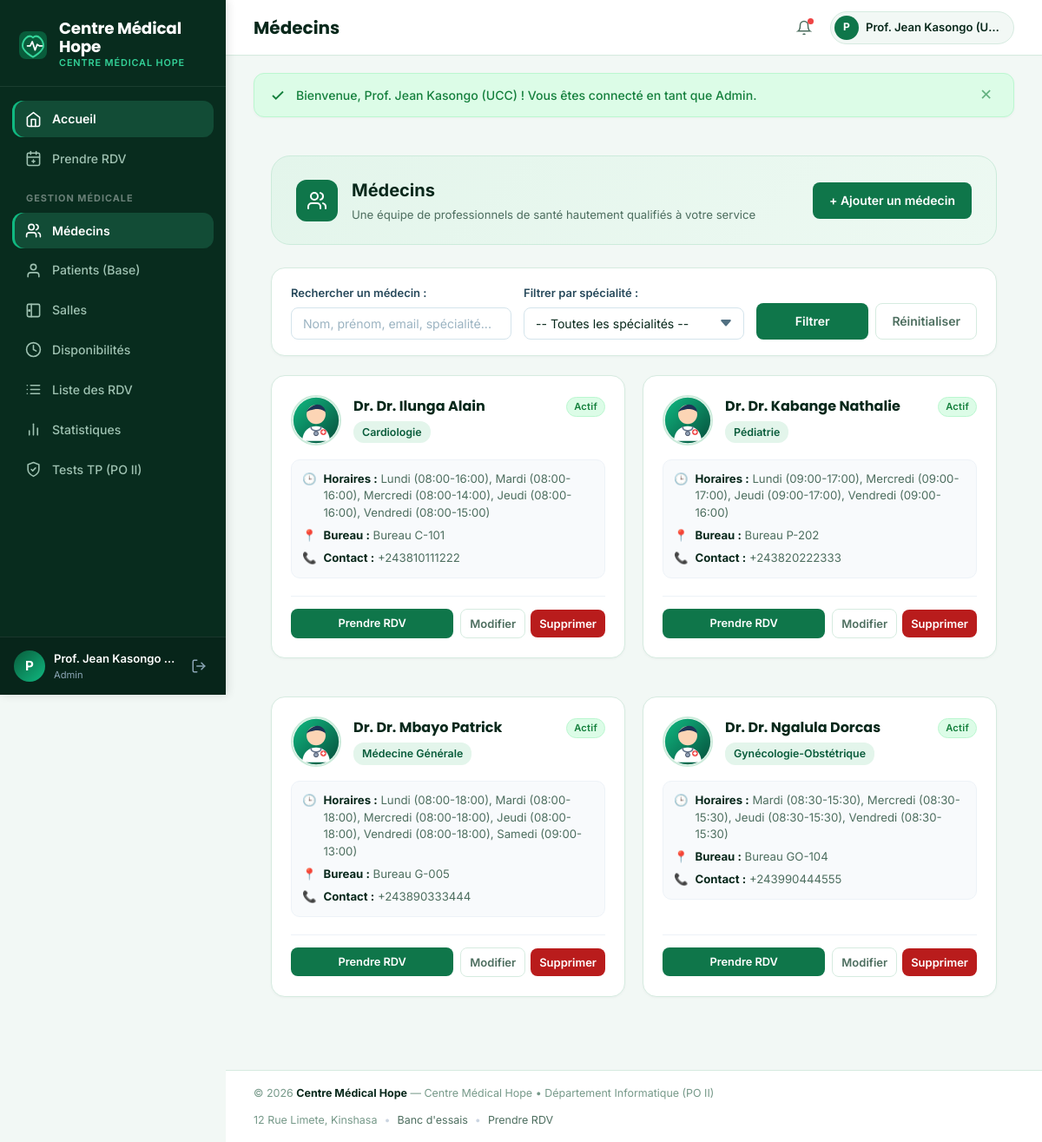
/medecins/index.php (signed in), run on the app's committed database.
### tables this page shows
CREATE TABLE IF NOT EXISTS medecins (
    id INT AUTO_INCREMENT PRIMARY KEY,
    nom VARCHAR(100) NOT NULL,
    prenom VARCHAR(100) NOT NULL,
    specialite VARCHAR(100) NOT NULL,
    telephone VARCHAR(30) NOT NULL,
    email VARCHAR(150) NOT NULL UNIQUE,
    bureau VARCHAR(50) NULL,
    photo VARCHAR(255) DEFAULT 'assets/images/doctor-default.png',
    actif TINYINT(1) DEFAULT 1,
    date_creation DATETIME DEFAULT CURRENT_TIMESTAMP
);

### config/database.php (called while the page is built, shortened)
<?php
function e($string) {
    return htmlspecialchars($string ?? '', ENT_QUOTES, 'UTF-8');
}

### medecins/index.php (the view, shortened to what this page needs)
<?php
require_once __DIR__ . '/../config/database.php';
$search = trim($_GET['search'] ?? '');
$sql = "SELECT m.*,
        (SELECT COUNT(*) FROM rendez_vous r WHERE r.id_medecin = m.id AND r.statut != 'annule') AS nb_rdv,
        (SELECT GROUP_CONCAT(CONCAT(jour_semaine, ' (', DATE_FORMAT(heure_debut, '%H:%i'), '-', DATE_FORMAT(heure_fin, '%H:%i'), ')') SEPARATOR ', ')
         FROM disponibilites_medecins dm WHERE dm.id_medecin = m.id) AS horaires
        FROM medecins m
        WHERE 1=1";
$params = [];
$sql .= " ORDER BY m.nom ASC";
$stmt = $pdo->prepare($sql);
$stmt->execute($params);
$medecins = $stmt->fetchAll();
require_once __DIR__ . '/../includes/header.php';
?>
<div class="container">
    <div class="page-top-banner">
        <div class="page-top-banner-left">
            <div class="page-banner-icon">
                <svg width="24" height="24" viewBox="0 0 24 24" fill="none" stroke="currentColor" stroke-width="2" stroke-linecap="round" stroke-linejoin="round">
                    <path d="M16 21v-2a4 4 0 0 0-4-4H6a4 4 0 0 0-4 4v2"/>
                    <circle cx="9" cy="7" r="4"/>
                    <path d="M22 21v-2a4 4 0 0 0-3-3.87"/>
                    <path d="M16 3.13a4 4 0 0 1 0 7.75"/>
                </svg>
            </div>
            <div>
                <div class="page-banner-title">Médecins</div>
                <div class="page-banner-sub">Une équipe de professionnels de santé hautement qualifiés à votre service</div>
            </div>
        </div>
        <div>
            <a href="<?= BASE_URL ?>/medecins/ajouter.php" class="btn btn-primary">
                + Ajouter un médecin
            </a>
        </div>
    </div>
    <div class="filter-bar">
        <form method="GET" action="<?= BASE_URL ?>/medecins/index.php" class="filter-grid">
            <div class="form-group" style="margin-bottom: 0;">
                <label class="form-label">Rechercher un médecin :</label>
                <input type="text" name="search" class="form-control" placeholder="Nom, prénom, email, spécialité..." value="<?= e($search) ?>">
            </div>
            <div class="form-group" style="margin-bottom: 0;">
                <label class="form-label">Filtrer par spécialité :</label>
                <select name="specialite" class="form-control">
                    <option value="">-- Toutes les spécialités --</option>
                </select>
            </div>
            <div style="display: flex; gap: 8px;">
                <button type="submit" class="btn btn-primary" style="flex: 1;">Filtrer</button>
                <a href="<?= BASE_URL ?>/medecins/index.php" class="btn btn-secondary">Réinitialiser</a>
            </div>
        </form>
    </div>
    <?php if (empty($medecins)): ?>
        <div class="card" style="text-align: center; padding: 48px; border: 1px solid var(--border-color); border-radius: var(--r-xl); background: #ffffff;">
            <div style="font-size: 2rem; color: var(--text-muted); margin-bottom: 12px;">👨‍⚕️</div>
            <div style="font-size: 1.1rem; font-weight: 700; color: var(--text-main); margin-bottom: 6px;">
                Aucun médecin trouvé
            </div>
            <p style="font-size: 0.875rem; color: var(--text-muted); margin-bottom: 20px;">
                Aucun praticien ne correspond à vos critères de recherche.
            </p>
            <a href="<?= BASE_URL ?>/medecins/ajouter.php" class="btn btn-primary btn-sm">
                + Enregistrer un médecin
            </a>
        </div>
    <?php else: ?>
        <div style="display: grid; grid-template-columns: repeat(auto-fill, minmax(320px, 1fr)); gap: 20px; margin-bottom: 32px;">
            <?php foreach ($medecins as $m): ?>
                <div class="card card-3d" style="background: #ffffff; border: 1px solid var(--border-color); border-radius: var(--r-lg); padding: 22px; display: flex; flex-direction: column; justify-content: space-between; transition: all 0.25s ease; box-shadow: var(--shadow-sm);">
                    <div>
                        <div style="display: flex; align-items: center; gap: 14px; margin-bottom: 16px;">
                            <img src="<?= BASE_URL ?>/<?= e($m['photo']) ?>" alt="<?= e($m['nom']) ?>"
                                 style="width: 58px; height: 58px; border-radius: 50%; object-fit: cover; border: 2.5px solid #ccebdb; background: #edf9f2;"
                                 onerror="this.src='<?= BASE_URL ?>/assets/images/doctor-default.svg'">
                            <div style="flex: 1; min-width: 0;">
                                <div style="display: flex; align-items: center; justify-content: space-between; gap: 6px;">
                                    <h3 style="font-size: 1rem; font-weight: 700; color: var(--text-main); margin: 0; white-space: nowrap; overflow: hidden; text-overflow: ellipsis;">
                                        Dr. <?= e($m['nom']) ?> <?= e($m['prenom']) ?>
                                    </h3>
                                    <?php if ($m['actif']): ?>
                                        <span class="status-pill status-confirmed" style="font-size: 0.7rem; padding: 2px 8px;">Actif</span>
                                    <?php else: ?>
                                        <span class="status-pill status-cancelled" style="font-size: 0.7rem; padding: 2px 8px;">Inactif</span>
                                    <?php endif; ?>
                                </div>
                                <div style="margin-top: 4px;">
                                    <span style="display: inline-block; background-color: #e3f5eb; color: #095c3b; font-size: 0.775rem; font-weight: 600; padding: 3px 10px; border-radius: 12px;">
                                        <?= e($m['specialite']) ?>
                                    </span>
                                </div>
                            </div>
                        </div>
                        <div style="background-color: #f8fafc; border: 1px solid #edf2f7; border-radius: 10px; padding: 12px; margin-bottom: 16px; font-size: 0.825rem; line-height: 1.5;">
                            <div style="display: flex; align-items: flex-start; gap: 8px; margin-bottom: 6px; color: var(--text-main);">
                                <span style="color: var(--teal-500); font-weight: 600;">🕒</span>
                                <div>
                                    <strong>Horaires :</strong>
                                    <span style="color: var(--text-muted);"><?= $m['horaires'] ? e($m['horaires']) : 'Non configurés' ?></span>
                                </div>
                            </div>
                            <div style="display: flex; align-items: center; gap: 8px; margin-bottom: 6px; color: var(--text-main);">
                                <span style="color: var(--teal-500); font-weight: 600;">📍</span>
                                <div>
                                    <strong>Bureau :</strong>
                                    <span style="color: var(--text-muted);"><?= e($m['bureau'] ?? 'Consultations') ?></span>
                                </div>
                            </div>
                            <div style="display: flex; align-items: center; gap: 8px; color: var(--text-main);">
                                <span style="color: var(--teal-500); font-weight: 600;">📞</span>
                                <div>
                                    <strong>Contact :</strong>
                                    <span style="color: var(--text-muted);"><?= e($m['telephone']) ?></span>
                                </div>
                            </div>
                        </div>
                    </div>
                    <div style="display: flex; align-items: center; justify-content: space-between; border-top: 1px solid #edf2f7; padding-top: 14px; margin-top: 4px;">
                        <a href="<?= BASE_URL ?>/rendez_vous/prendre.php?medecin_id=<?= $m['id'] ?>" class="btn btn-primary btn-sm" style="flex: 1; text-align: center; justify-content: center; margin-right: 8px; font-size: 0.8rem;">
                            Prendre RDV
                        </a>
                        <a href="<?= BASE_URL ?>/medecins/modifier.php?id=<?= $m['id'] ?>" class="btn btn-secondary btn-sm" style="padding: 6px 10px; margin-right: 6px;" title="Modifier les informations">
                            Modifier
                        </a>
                        <a href="<?= BASE_URL ?>/medecins/supprimer.php?id=<?= $m['id'] ?>"
                           class="btn btn-secondary btn-sm btn-confirm-delete"
                           style="padding: 6px 10px;"
                           data-confirm="Voulez-vous supprimer ce médecin ? S'il a des consultations dans l'historique, la suppression sera bloquée pour préserver l'intégrité."
                           title="Supprimer">
                            Supprimer
                        </a>
                    </div>
                </div>
            <?php endforeach; ?>
        </div>
    <?php endif; ?>
</div>
<?php require_once __DIR__ . '/../includes/footer.php'; ?>

### data on the page
medecins: nom "Dr. Ilunga", prenom "Alain", actif "Actif", specialite "Cardiologie", horaires "Lundi (08:00-16:00), Mardi (08:00-16:00), Mercredi (08:00-14:00), Jeudi (08:00-16:00), Vendredi (08:00-15:00)", bureau "Bureau C-101", telephone "+243810111222"
medecins: nom "Dr. Kabange", prenom "Nathalie", actif "Actif", specialite "Pédiatrie", horaires "Lundi (09:00-17:00), Mercredi (09:00-17:00), Jeudi (09:00-17:00), Vendredi (09:00-16:00)", bureau "Bureau P-202", telephone "+243820222333"
medecins: nom "Dr. Mbayo", prenom "Patrick", actif "Actif", specialite "Médecine Générale", horaires "Lundi (08:00-18:00), Mardi (08:00-18:00), Mercredi (08:00-18:00), Jeudi (08:00-18:00), Vendredi (08:00-18:00), Samedi (09:00-13:00)", bureau "Bureau G-005", telephone "+243890333444"
medecins: nom "Dr. Ngalula", prenom "Dorcas", actif "Actif", specialite "Gynécologie-Obstétrique", horaires "Mardi (08:30-15:30), Mercredi (08:30-15:30), Jeudi (08:30-15:30), Vendredi (08:30-15:30)", bureau "Bureau GO-104", telephone "+243990444555"

### other printed values
substr($_SESSION['utilisateur_nom'] ?? 'U', 0, 1) "P"
$_SESSION['utilisateur_nom'] "Prof. Jean Kasongo…"
$_SESSION['utilisateur_role'] "Admin"
$sectionName "Médecins"
substr($_SESSION['utilisateur_nom'] ?? 'A', 0, 1) "P"
$_SESSION['utilisateur_nom'] "Prof. Jean Kasongo (U…"
$msg['text'] "Bienvenue, Prof. Jean Kasongo (UCC) ! Vous êtes connecté en tant que Admin."
